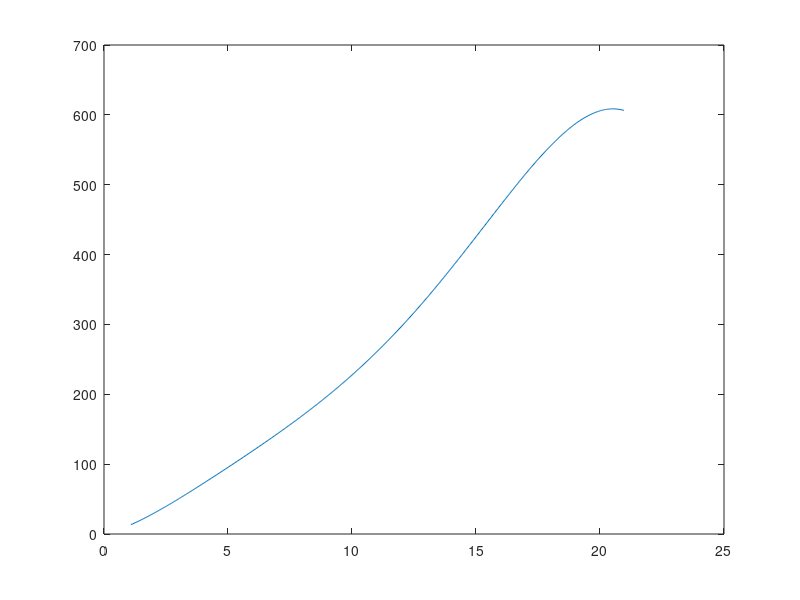
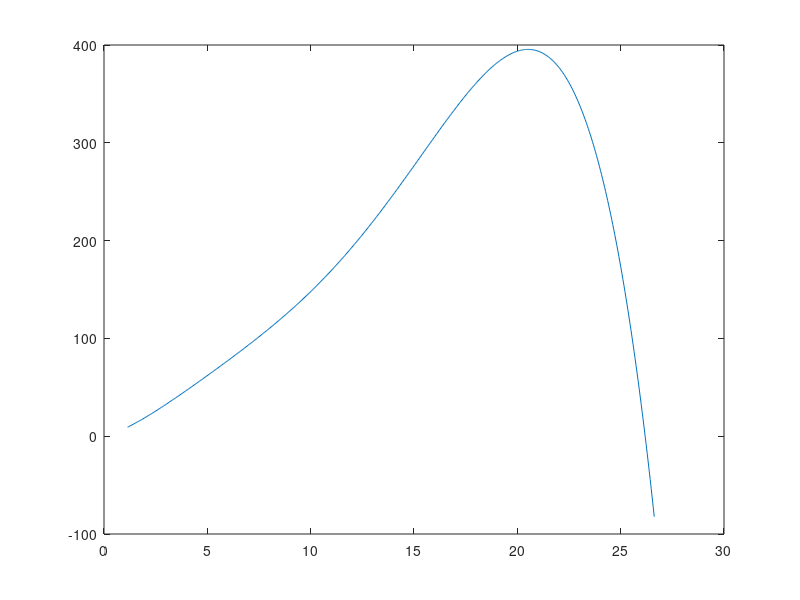
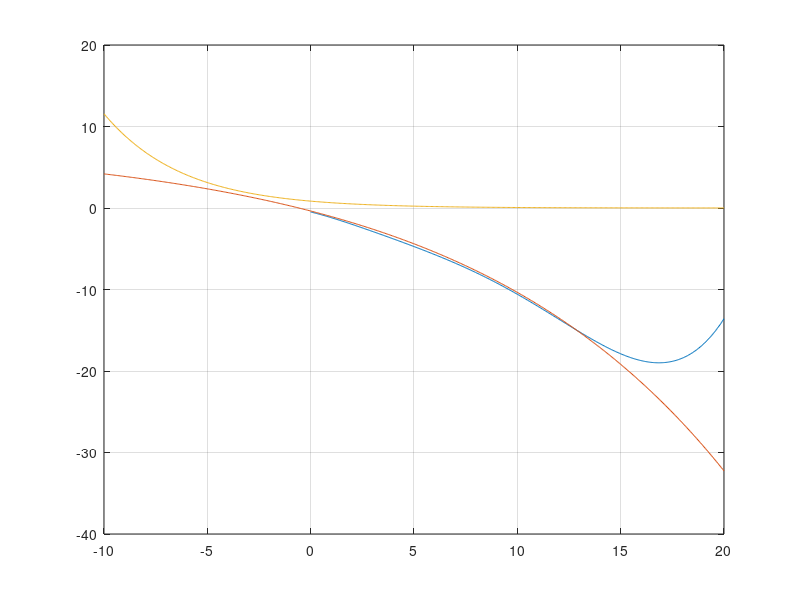

Here is the MATLAB script that generated these plots, in order:
close all
clear
clc

% 
% bounds_mtj = [-35*0.75;35]*pi/180;
% 
% q_mt = linspace(-35,35,500)'*pi/180;
% 
% k_pass.mtj = [-30 5 5 -3]';
% theta.pass.mtj = bounds_mtj;
% tau_pass = k_pass.mtj(1,1)*exp(k_pass.mtj(2,1)*(q_mt-theta.pass.mtj(2,1))) + ...
%     k_pass.mtj(3,1)*exp(k_pass.mtj(4,1)*(q_mt-theta.pass.mtj(1,1)));
% 
% q0 = 5*pi/180;
% kMT_li = 10;
% M_li = -(q_mt - q0)*kMT_li;
% M_li = M_li + tau_pass;
% 
% figure
% plot(q_mt,M_li)
% grid on

%%
q_mt = linspace(0,20,500)'*pi/180;
% q_mt = 0;

%% long plantar ligament
calcnLPL2mtj = 0.053283;
mtj2mfLPL = 0.025085;
phi0_LPL = 0.96991;

a = calcnLPL2mtj;
b = mtj2mfLPL;
L0 = 0.0442/1.01;

phi = phi0_LPL + q_mt;
l = sqrt(a^2 + b^2 - 2*a*b.*cos(phi));
h = a*b./l.*sin(phi);

nu = 0.4;
A0 = 14.7*1.7;

lambda = l./L0;
A = A0*lambda.^(-nu*2);

% Gefen2001
a1 = -412640.5;
a2 = 2235967.7;
a3 = -4841544.8;
a4 = 5236972.7;
a5 = -2829945.7;
a6 = 611190.6;
s_LPL = a1*lambda.^5 + a2*lambda.^4 + a3*lambda.^3 + a4*lambda.^2 + a5*lambda + a6;
    
F_LPL = s_LPL.*A;

e = (lambda-1)*100;

M_LPL = -F_LPL.*h;

figure
plot(e,F_LPL)

%% short plantar ligament
calcnSPL2mtj = 0.025667;
mtj2mfSPL = 0.016521;
phi0_SPL = 1.0104;

a = calcnSPL2mtj;
b = mtj2mfSPL;
L0 = 0.0219/1.01;

phi = phi0_SPL + q_mt;
l = sqrt(a^2 + b^2 - 2*a*b*cos(phi));
h = a*b./l.*sin(phi);

nu = 0.4;
A0 = 11.6*1.4;

lambda = l./L0;
A = A0*lambda.^(-nu*2);

s_SPL = a1*lambda.^5 + a2*lambda.^4 + a3*lambda.^3 + a4*lambda.^2 + a5*lambda + a6;
F_SPL = s_SPL.*A;

e = (lambda-1)*100;

M_SPL = -F_SPL.*h;

figure
plot(e,F_SPL)

%%
figure
plot(q_mt*180/pi,M_LPL+M_SPL)
grid on
hold on


%%

x = linspace(-10,20,500)'*pi/180;

y = -8*(exp(4.5*(x+0.01))-1);
y2 = 8*(exp(-15*(x+0.15)));

plot(x*180/pi,y)
plot(x*180/pi,y2)
% plot(x*180/pi,y+y2)

%%

calcnPF2mtj = 0.06695;
mtj2mttPF = 0.091714;
phi0 = 2.1274;

q_mt = 0;
phi = phi0 + q_mt; % top angle of WL triangle
l_PF_fa = sqrt(calcnPF2mtj^2 + mtj2mttPF^2 - 2*calcnPF2mtj*mtj2mttPF*cos(phi)); % length of PF spanning arch
MA_PF = calcnPF2mtj*mtj2mttPF/l_PF_fa*sin(phi); % moment arm of PF to mtj


